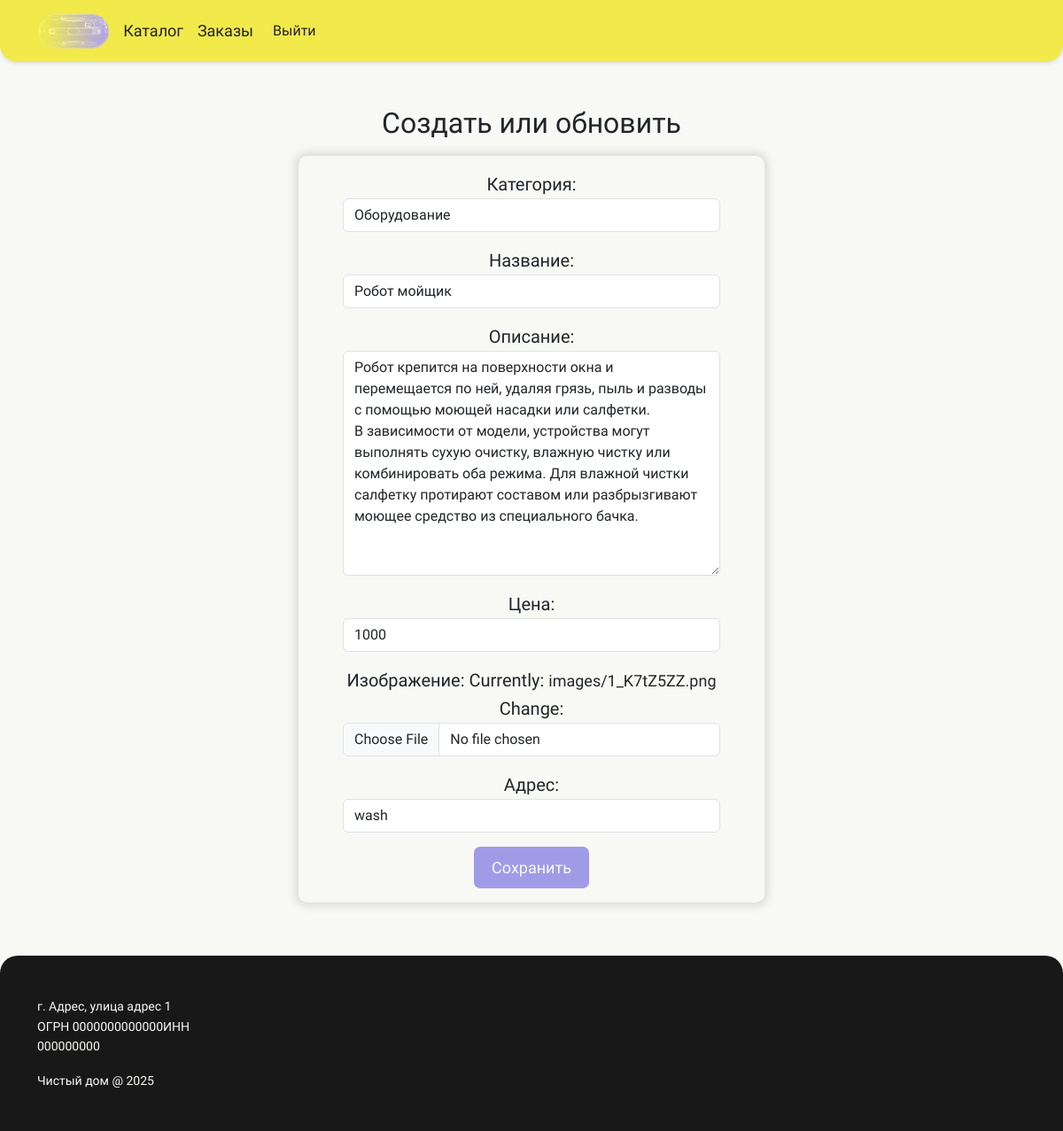
/catalogue/item_update/wash/ (signed in), run on the app's committed database.
### catalogue/models.py (models this page shows, shortened)
class Item(models.Model):
    id_category = models.ForeignKey(Category, on_delete=models.CASCADE)
    title  = models.CharField(max_length=200)
    description = models.TextField()
    price = models.IntegerField()
    img = models.ImageField(upload_to='images/')
    slug = models.SlugField(unique=True)

class Category(models.Model):
    title = models.CharField(max_length=200)
    slug = models.SlugField()
    def __str__(self):
        return self.title

### catalogue/views.py (the view)
# urls.py: path('item_update/<slug:slug>/', views.item_update, name = 'item_update'),
@login_required(login_url='accounts:login')
def item_update(request, slug):
    item = Item.objects.get(slug=slug)
    if request.user.is_staff:
        if request.method == 'POST':
            form = forms.ItemForm(request.POST, request.FILES, instance = item)
            if form.is_valid():
                instance = form.save(commit = False)
                instance.save()
                return redirect('catalogue:item', slug=item.slug)
        else:
            form = forms.ItemForm(instance=item)
        return render(request, 'catalogue/catalogue_form.html', {'form': form})
    return HttpResponse('401 Unauthorized', status = 401)

### catalogue/templates/catalogue/catalogue_form.html (shortened to what this page needs)
{%extends "base_layout.html" %}
{% load static %}
{% block content %}
<section class = "catalogue_form">
    <h1>Создать или обновить</h1>
    <div class = "container">
            <div class ="row g-4 justify-content-center">
                <div class = "col-md-8 col-lg-6">
                    <form class = "form" method = "post" enctype = "multipart/form-data">
                        {{ form }}
                        <button type = "submit" class="btn">Сохранить</button>
                    </form>
                </div>
            </div>
    </div>
</section>
{% endblock content %}

### static/css/style.css (style rules this page uses)
html { height: 100%; }
body { font-family: 'Montserrat Alternates', sans-serif; margin: 0px; padding: 0; background-color: #f8f8f5; line-height: 1.6; min-height: 100%; display: flex; flex-direction: column; }
section { margin: 50px 0px; }
button, a { font-size: 16px; text-decoration: none; color: inherit; border: none; background-color: inherit; }
h1 { font-size: 38px; text-align: center; }
.btn { border-radius: 7px; font-size: 18px; color: #f8f8f5; background-color: #A09BE7; border: none; padding: 10px 20px; }
.form { box-shadow: 0px 0px 10px 5px rgba(0,0,0,0.1); border-radius: 10px; text-align: center; font-size: 20px; padding: 16px 50px; margin: 10px; }
@media (max-width: 1200px) { .promo_base-text h1, h1 { font-size: 32px; } }
@media (max-width: 1200px) { .promo_base-text a, a { font-size: 18px; } }

### data on the page
Item: id_category "Оборудование", description "Робот крепится на поверхности окна и перемещается по ней, удаляя грязь, пыль и разводы с помощью моющей насадки или салфетки. В зависимости от модели, устройства могут выполнять сухую очистку, влажную чистку или комбинировать оба режима. Для влажной чистки салфетку протирают составом или разбрызгивают моющее средство из специального бачка.", price "1000", slug "wash"
Category: title "Робот мойщик"
